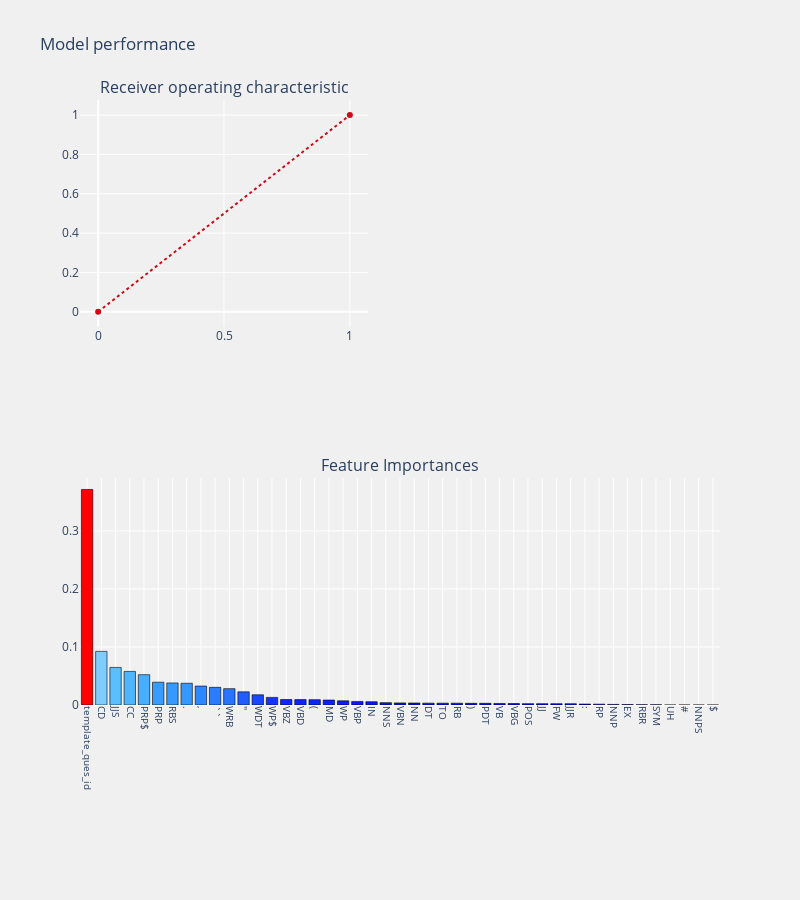

Notebook code for this chart:
### Code cell
from sklearn.model_selection import train_test_split

    # Split the data into training and testing sets
train_features, test_features, train_labels, test_labels = train_test_split(X, y, test_size = 0.25,
                                                                                  random_state = 42) 
from xgboost import XGBClassifier
xgc = XGBClassifier()
prediction(xgc,train_features, test_features, train_labels, test_labels, feature_list,"features",threshold_plot = True)

### Figure 1 — Plotly figure (JSON) as saved in the notebook; plotly's stock layout.template omitted (floating-point values rounded to 4 significant figures)
{"data": [{"line": {"color": "rgb(205, 12, 24)", "dash": "dot", "width": 2}, "type": "scatter", "x": [0, 1], "xaxis": "x", "y": [0, 1], "yaxis": "y"}, {"marker": {"color": [0.3714, 0.0924, 0.06473, 0.05786, 0.05226, 0.03926, 0.038, 0.03743, 0.03265, 0.03044, 0.02819, 0.02268, 0.01759, 0.01315, 0.009446, 0.009279, 0.009214, 0.00853, 0.007195, 0.006167, 0.005663, 0.004069, 0.003636, 0.003471, 0.003218, 0.003178, 0.003149, 0.002914, 0.002887, 0.002652, 0.002523, 0.002312, 0.002276, 0.002275, 0.002194, 0.001606, 0.001471, 0.001012, 0.0006771, 0.0004856, 0.000476, 0, 0, 0, 0], "colorscale": [[0, "rgb(0,0,255)"], [0.1, "rgb(51,153,255)"], [0.2, "rgb(102,204,255)"], [0.3, "rgb(153,204,255)"], [0.4, "rgb(204,204,255)"], [0.5, "rgb(255,255,255)"], [0.6, "rgb(255,204,255)"], [0.7, "rgb(255,153,255)"], [0.8, "rgb(255,102,204)"], [0.9, "rgb(255,102,102)"], [1, "rgb(255,0,0)"]], "line": {"color": "black", "width": 0.6}}, "name": "coefficients", "type": "bar", "x": ["template_ques_id", "CD", "JJS", "CC", "PRP$", "PRP", "RBS", ".", ",", "``", "WRB", "''", "WDT", "WP$", "VBZ", "VBD", "(", "MD", "WP", "VBP", "IN", "NNS", "VBN", "NN", "DT", "TO", "RB", ")", "PDT", "VB", "VBG", "POS", "JJ", "FW", "JJR", ":", "RP", "NNP", "EX", "RBR", "SYM", "UH", "#", "NNPS", "$"], "xaxis": "x3", "y": [0.3714, 0.0924, 0.06473, 0.05786, 0.05226, 0.03926, 0.038, 0.03743, 0.03265, 0.03044, 0.02819, 0.02268, 0.01759, 0.01315, 0.009446, 0.009279, 0.009214, 0.00853, 0.007195, 0.006167, 0.005663, 0.004069, 0.003636, 0.003471, 0.003218, 0.003178, 0.003149, 0.002914, 0.002887, 0.002652, 0.002523, 0.002312, 0.002276, 0.002275, 0.002194, 0.001606, 0.001471, 0.001012, 0.0006771, 0.0004856, 0.000476, 0, 0, 0, 0], "yaxis": "y3"}], "layout": {"annotations": [{"font": {"size": 16}, "showarrow": false, "text": "Receiver operating characteristic", "x": 0.225, "xanchor": "center", "xref": "paper", "y": 1, "yanchor": "bottom", "yref": "paper"}, {"font": {"size": 16}, "showarrow": false, "text": "Feature Importances", "x": 0.5, "xanchor": "center", "xref": "paper", "y": 0.375, "yanchor": "bottom", "yref": "paper"}], "autosize": false, "height": 900, "margin": {"b": 195}, "paper_bgcolor": "rgba(240,240,240, 0.95)", "plot_bgcolor": "rgba(240,240,240, 0.95)", "showlegend": false, "title": {"text": "Model performance"}, "width": 800, "xaxis": {"anchor": "y", "domain": [0, 0.45]}, "xaxis2": {"anchor": "y2", "domain": [0.55, 1], "title": {"text": "false positive rate"}}, "xaxis3": {"anchor": "y3", "domain": [0, 1], "showgrid": true, "tickangle": 90, "tickfont": {"size": 10}}, "yaxis": {"anchor": "x", "domain": [0.625, 1]}, "yaxis2": {"anchor": "x2", "domain": [0.625, 1], "title": {"text": "true positive rate"}}, "yaxis3": {"anchor": "x3", "domain": [0, 0.375]}}}
